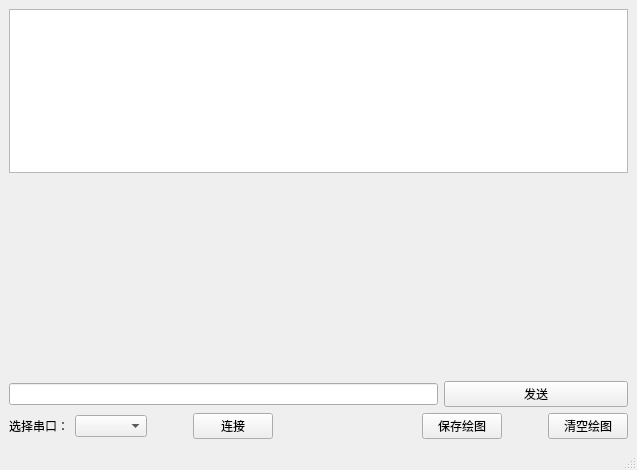
<?xml version="1.0" encoding="UTF-8"?>
<ui version="4.0">
 <class>MainWindow</class>
 <widget class="QMainWindow" name="MainWindow">
  <property name="geometry">
   <rect>
    <x>0</x>
    <y>0</y>
    <width>637</width>
    <height>470</height>
   </rect>
  </property>
  <property name="sizePolicy">
   <sizepolicy hsizetype="Preferred" vsizetype="Preferred">
    <horstretch>0</horstretch>
    <verstretch>0</verstretch>
   </sizepolicy>
  </property>
  <property name="windowTitle">
   <string>MainWindow</string>
  </property>
  <widget class="QWidget" name="centralwidget">
   <layout class="QGridLayout" name="gridLayout_2">
    <item row="0" column="0">
     <layout class="QGridLayout" name="gridLayout">
      <item row="0" column="0">
       <layout class="QVBoxLayout" name="verticalLayout">
        <item>
         <widget class="QTextBrowser" name="outputTextBrowser">
          <property name="sizePolicy">
           <sizepolicy hsizetype="Expanding" vsizetype="Expanding">
            <horstretch>0</horstretch>
            <verstretch>5</verstretch>
           </sizepolicy>
          </property>
         </widget>
        </item>
        <item>
         <widget class="QCustomPlot" name="plot" native="true">
          <property name="sizePolicy">
           <sizepolicy hsizetype="Preferred" vsizetype="Preferred">
            <horstretch>0</horstretch>
            <verstretch>6</verstretch>
           </sizepolicy>
          </property>
         </widget>
        </item>
        <item>
         <layout class="QHBoxLayout" name="horizontalLayout_3">
          <item>
           <widget class="QLineEdit" name="lineEdit">
            <property name="sizePolicy">
             <sizepolicy hsizetype="Expanding" vsizetype="Fixed">
              <horstretch>7</horstretch>
              <verstretch>0</verstretch>
             </sizepolicy>
            </property>
            <property name="text">
             <string/>
            </property>
           </widget>
          </item>
          <item>
           <widget class="QPushButton" name="send_Button">
            <property name="sizePolicy">
             <sizepolicy hsizetype="Minimum" vsizetype="Fixed">
              <horstretch>3</horstretch>
              <verstretch>0</verstretch>
             </sizepolicy>
            </property>
            <property name="text">
             <string>发送</string>
            </property>
           </widget>
          </item>
         </layout>
        </item>
       </layout>
      </item>
      <item row="1" column="0">
       <layout class="QHBoxLayout" name="horizontalLayout_4">
        <item>
         <widget class="QLabel" name="label">
          <property name="text">
           <string>选择串口：</string>
          </property>
         </widget>
        </item>
        <item>
         <layout class="QHBoxLayout" name="horizontalLayout_2">
          <item>
           <widget class="QComboBox" name="serialComboBox"/>
          </item>
          <item>
           <spacer name="horizontalSpacer">
            <property name="orientation">
             <enum>Qt::Horizontal</enum>
            </property>
            <property name="sizeHint" stdset="0">
             <size>
              <width>40</width>
              <height>20</height>
             </size>
            </property>
           </spacer>
          </item>
          <item>
           <widget class="QPushButton" name="connect_pushButton">
            <property name="text">
             <string>连接</string>
            </property>
           </widget>
          </item>
         </layout>
        </item>
        <item>
         <spacer name="horizontalSpacer_3">
          <property name="orientation">
           <enum>Qt::Horizontal</enum>
          </property>
          <property name="sizeHint" stdset="0">
           <size>
            <width>40</width>
            <height>20</height>
           </size>
          </property>
         </spacer>
        </item>
        <item>
         <layout class="QHBoxLayout" name="horizontalLayout">
          <item>
           <widget class="QPushButton" name="saveGraphButton">
            <property name="text">
             <string>保存绘图</string>
            </property>
           </widget>
          </item>
          <item>
           <spacer name="horizontalSpacer_2">
            <property name="orientation">
             <enum>Qt::Horizontal</enum>
            </property>
            <property name="sizeHint" stdset="0">
             <size>
              <width>40</width>
              <height>20</height>
             </size>
            </property>
           </spacer>
          </item>
          <item>
           <widget class="QPushButton" name="clean_Button">
            <property name="text">
             <string>清空绘图</string>
            </property>
           </widget>
          </item>
         </layout>
        </item>
       </layout>
      </item>
     </layout>
    </item>
   </layout>
  </widget>
  <widget class="QMenuBar" name="menubar">
   <property name="geometry">
    <rect>
     <x>0</x>
     <y>0</y>
     <width>637</width>
     <height>21</height>
    </rect>
   </property>
  </widget>
  <widget class="QStatusBar" name="statusbar"/>
 </widget>
 <customwidgets>
  <customwidget>
   <class>QCustomPlot</class>
   <extends>QWidget</extends>
   <header>qcustomplot.h</header>
   <container>1</container>
  </customwidget>
 </customwidgets>
 <resources/>
 <connections/>
</ui>
